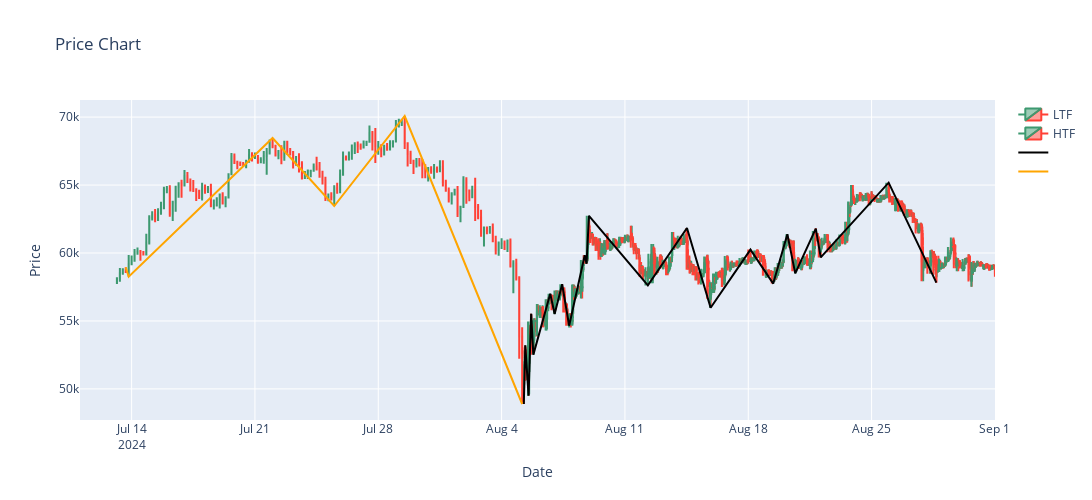

Notebook cell for this chart:
### Code cell
import constants

pt = gu.PlottingTool(width=1200, height=500, x_axis_type="time")
pt.draw_candlesticks(corrected_pair_df, label="LTF")

truncated_htf_pair_df = htf_pair_df.iloc[-constants.starting_point_backtrack_window:].reset_index()
pt.draw_candlesticks(truncated_htf_pair_df, label="HTF")
htf_algo = Algo(truncated_htf_pair_df, "HTF Data", allowed_verbosity=0)
htf_algo.init_zigzag()
first_zigzag_pivot_pdi: int = htf_algo.zigzag_df.iloc[0].pdi
htf_algo.calc_h_o_zigzag(first_zigzag_pivot_pdi)

pt.draw_points_with_label(algo.zigzag_df[algo.zigzag_df.pdi.isin(algo.h_o_indices)].time,
                          algo.zigzag_df[algo.zigzag_df.pdi.isin(algo.h_o_indices)].pivot_value,
                          draw_line=True)

pt.draw_points_with_label(htf_algo.zigzag_df[htf_algo.zigzag_df.pdi.isin(htf_algo.h_o_indices)].time,
                          htf_algo.zigzag_df[htf_algo.zigzag_df.pdi.isin(htf_algo.h_o_indices)].pivot_value,
                          draw_line=True, color="orange")
pt.show()
pt.save_plot(scale=4)

### Figure 1 — Plotly figure (JSON) as saved in the notebook; plotly's stock layout.template omitted (floating-point values rounded to 4 significant figures; data arrays with more than 128 entries replaced by an {"elided": "..."} marker saying what was removed)
{"data": [{"close": {"elided": "2568 float values"}, "high": {"elided": "2568 float values"}, "low": {"elided": "2568 float values"}, "name": "LTF", "open": {"elided": "2568 float values"}, "x": {"elided": "2568 str values"}, "type": "candlestick"}, {"close": {"elided": "300 float values"}, "high": {"elided": "300 float values"}, "low": {"elided": "300 float values"}, "name": "HTF", "open": {"elided": "300 float values"}, "x": {"elided": "300 str values"}, "type": "candlestick"}, {"marker": {"color": "black", "size": 20, "symbol": "circle-open"}, "mode": "lines+text", "name": "", "text": "", "textfont": {"color": "black", "size": 10}, "textposition": "bottom center", "x": ["2024-08-05T06:15:00", "2024-08-05T08:15:00", "2024-08-05T12:45:00", "2024-08-05T16:15:00", "2024-08-05T19:15:00", "2024-08-06T18:15:00", "2024-08-07T00:15:00", "2024-08-07T10:30:00", "2024-08-07T20:00:00", "2024-08-08T17:15:00", "2024-08-08T19:45:00", "2024-08-08T23:00:00", "2024-08-12T07:15:00", "2024-08-14T12:30:00", "2024-08-15T20:45:00", "2024-08-18T03:00:00", "2024-08-19T10:00:00", "2024-08-20T05:15:00", "2024-08-20T16:00:00", "2024-08-21T20:00:00", "2024-08-22T02:45:00", "2024-08-25T23:15:00", "2024-08-28T16:15:00"], "y": [48890.0, 53200.0, 49500.0, 55520.0, 52520.0, 57000.0, 55520.0, 57700.0, 54650.0, 59840.0, 59210.0, 62740.0, 57620.0, 61840.0, 55970.0, 60250.0, 57750.0, 61390.0, 58500.0, 61790.0, 59680.0, 65180.0, 57820.0], "type": "scatter"}, {"marker": {"color": "orange", "size": 20, "symbol": "circle-open"}, "mode": "lines+text", "name": "", "text": "", "textfont": {"color": "orange", "size": 10}, "textposition": "bottom center", "x": ["2024-07-13T16:00:00", "2024-07-13T20:00:00", "2024-07-22T00:00:00", "2024-07-25T12:00:00", "2024-07-29T12:00:00", "2024-08-05T04:00:00"], "y": [58950.0, 58250.0, 68460.0, 63460.0, 70080.0, 48890.0], "type": "scatter"}], "layout": {"width": 1200, "height": 500, "xaxis": {"rangeslider": {"visible": false}, "title": {"text": "Date"}}, "title": {"text": "Price Chart"}, "yaxis": {"title": {"text": "Price"}}}}
